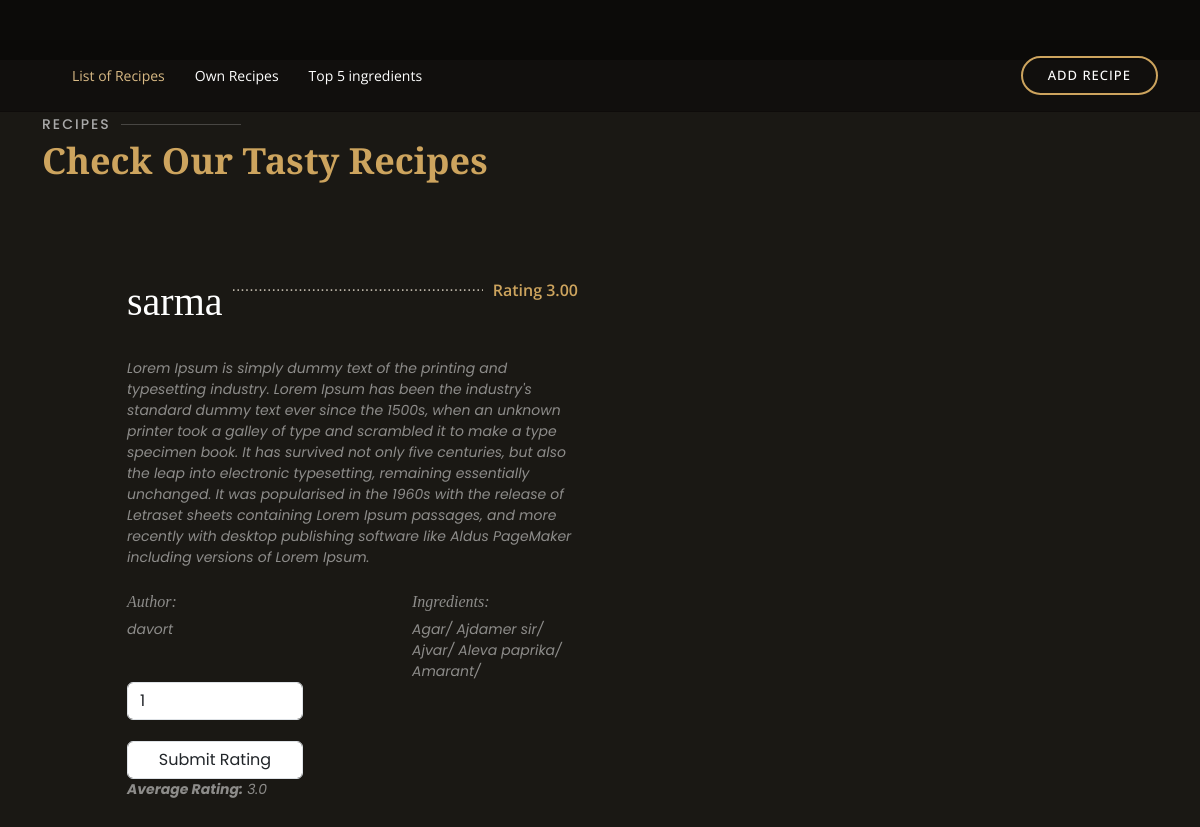
The page /recipes/detail/12/ (signed in) on the database its author committed.
### recipes/models.py (models this page shows, shortened)
class Recipe(models.Model):
    name = models.CharField(max_length=255)
    recipe_text = models.TextField()
    ingredients = models.ManyToManyField(Ingredient)
    author = models.ForeignKey(User, on_delete=models.CASCADE)
    average_rating = models.DecimalField(default=0.0, max_digits=3, decimal_places=2)  # To store average rating
    total_ratings = models.PositiveIntegerField(default=0)

### user/models.py (models this page shows, shortened)
class User(AbstractUser):
    email = models.EmailField(unique=True)
    first_name = models.CharField(max_length=100)
    last_name = models.CharField(max_length=100)
    USERNAME_FIELD = 'email'
    REQUIRED_FIELDS = ['first_name', 'last_name']

### ingredient/models.py (models this page shows, shortened)
class Ingredient(models.Model):
    name = models.CharField(max_length=100)

### recipes/views.py (the view)
# urls.py: path('detail/<int:recipe_id>/', recipe_detail, name='recipe_detail'),
@login_required
def recipe_detail(request, recipe_id):
    recipe = get_object_or_404(Recipe, pk=recipe_id)
    user = request.user
    if request.method == 'POST':
        form = RecipeRatingForm(request.POST)
        if form.is_valid():
            rating_value = int(form.cleaned_data['rating'])
            if 1 <= rating_value <= 5:
                if recipe.author != user:
                    existing_rating = RecipeRating.objects.filter(user=user, recipe=recipe).first()
                    if existing_rating:
                        existing_rating.rating = rating_value
                        existing_rating.save()
                    else:
                        new_rating = RecipeRating.objects.create(user=user, recipe=recipe, rating=rating_value)
                        new_rating.save()
    else:
        form = RecipeRatingForm()
    ratings = RecipeRating.objects.filter(recipe=recipe)
    total_ratings = ratings.count()
    average_rating = sum(rating.rating for rating in ratings) / total_ratings if total_ratings > 0 else 0
    return render(request, 'recipe_detail.html', {'recipe': recipe, 'average_rating': average_rating, 'form': form})

### recipes/form.py
class RecipeRatingForm(forms.Form):
    RATING_CHOICES = [(i, str(i)) for i in range(1, 6)]
    rating = forms.ChoiceField(choices=RATING_CHOICES, label='Rate this recipe (1-5)')

### templates/recipe_detail.html (shortened to what this page needs)
{% load static %}
<!DOCTYPE html>
<html lang="en">
<head>
    <link rel="stylesheet" type="text/css" href="{% static 'assets_list/vendor/bootstrap/css/bootstrap.min.css' %}">
    <link rel="stylesheet" type="text/css" href="{% static 'assets_list/css/style.css' %}">
</head>
<body>
<header id="header" class="fixed-top d-flex align-items-cente">
    <div class="container-fluid container-xl d-flex align-items-center justify-content-lg-between">
        <nav id="navbar" class="navbar order-last order-lg-0">
            <ul>
                <li><a class="nav-link scrollto active" href="{% url 'recipe_list'%}">List of Recipes</a></li>
                <li><a class="nav-link scrollto" href="{% url 'own_recipe_list' %}">Own Recipes</a></li>
                <li><a class="nav-link scrollto " href="{% url 'top_ingredients' %}">Top 5 ingredients</a></li>
            </ul>
        </nav>
        <a href="{% url 'create_recipe' %}" class="book-a-table-btn scrollto d-none d-lg-flex">Add Recipe</a>
    </div>
</header>
<main id="main" style="padding-top:5%;">
    <section id="menu" class="menu section-bg">
        <div class="container" data-aos="fade-up">
            <div class="section-title">
                <h2>Recipes</h2>
                <p>Check Our Tasty Recipes</p>
            </div>
            <div class="row menu-container" data-aos="fade-up" data-aos-delay="200">
                <div class="col-lg-6 menu-item filter-starters">
                    <div class="menu-content">
                        <a href="{% url 'recipe_detail' recipe_id=recipe.id %}"><h1>{{ recipe.name }}</h1></a><span>Rating {{ recipe.average_rating }}</span>
                    </div>
                    <div class="menu-ingredients">
                        {{ recipe.recipe_text }}
                    </div>
                    <div class="row">
                        <div class="col-lg-6">
                            <div class="menu-ingredients">
                                <h6> Author: </h6>
                                <span>  {{ recipe.author.username }}</span>
                            </div>
                        </div>
                        <div class="col-lg-6">
                            <div class="menu-ingredients">
                                <h6>Ingredients: </h6>
                                {% for ingredient in recipe.ingredients.all %}
                                <span> {{ ingredient.name }}/ </span>
                                {% endfor %}
                            </div>
                        </div>
                        <div class="col-lg-6">
                            <div class="menu-ingredients">
                                <form method="post" action="{% url 'recipe_detail' recipe.id %}">
                                    <select name="rating" class="form-control" id="id_rating">
                                        <option value="1">1</option>
                                    </select><br>
                                    <button class="form-control" type="submit">Submit Rating</button>
                                </form>
                                <p><strong>Average Rating:</strong> {{ average_rating }}</p>
                            </div>
                        </div>
                    </div>
                </div>
            </div>
        </div>
    </section>
</main>
</body>
</html>

### static/assets_list/css/style.css (style rules this page uses)
body { font-family: "Open Sans", sans-serif; background: #0c0b09; color: #fff; }
a { color: #cda45e; text-decoration: none; }
h1, h2, h3, h4, h5, h6 { font-family: "Playfair Display", serif; }
#header { background: rgba(12, 11, 9, 0.6); border-bottom: 1px solid rgba(12, 11, 9, 0.6); transition: all 0.5s; z-index: 997; padding: 15px 0; top: 40px; }
.book-a-table-btn { margin: 0 0 0 15px; border: 2px solid #cda45e; color: #fff; border-radius: 50px; padding: 8px 25px; text-transform: uppercase; font-size: 13px; font-weight: 500; letter-spacing: 1px; transition: 0.3s; }
.navbar { padding: 0; }
.navbar ul { margin: 0; padding: 0; display: flex; list-style: none; align-items: center; }
.navbar li { position: relative; }
.navbar a, .navbar a:focus { display: flex; align-items: center; justify-content: space-between; padding: 10px 0 10px 30px; color: #fff; white-space: nowrap; transition: 0.3s; font-size: 14px; }
.navbar a:hover, .navbar .active, .navbar .active:focus, .navbar li:hover>a { color: #d9ba85; }
section { padding: 60px 0; overflow: hidden; }
.section-bg { background-color: #1a1814; }
.section-title { padding-bottom: 40px; }
.section-title h2 { font-size: 14px; font-weight: 500; padding: 0; line-height: 1px; margin: 0 0 5px 0; letter-spacing: 2px; text-transform: uppercase; color: #aaaaaa; font-family: "Poppins", sans-serif; }
.section-title h2::after { content: ""; width: 120px; height: 1px; display: inline-block; background: rgba(255, 255, 255, 0.2); margin: 4px 10px; }
.section-title p { margin: 0; margin: 0; font-size: 36px; font-weight: 700; font-family: "Playfair Display", serif; color: #cda45e; }
.menu .menu-item { margin-top: 50px; }
.menu .menu-content { margin-left: 85px; overflow: hidden; display: flex; justify-content: space-between; position: relative; }
.menu .menu-content::after { content: "......................................................................" "...................................................................." "...................................................................."; position: absolute; left: 20px; right: 0; top: -4px; z-index: 1; color: #bab3a6; font-family: Arial, "Helvetica Neue", Helvetica, sans-serif; }
.menu .menu-content a { padding-right: 10px; background: #1a1814; position: relative; z-index: 3; font-weight: 700; color: white; transition: 0.3s; }
.menu .menu-content span { background: #1a1814; position: relative; z-index: 3; padding: 0 10px; font-weight: 600; color: #cda45e; }
.menu .menu-ingredients { margin-left: 85px; font-style: italic; font-size: 14px; font-family: "Poppins", sans-serif; color: rgba(255, 255, 255, 0.5); }

### rows shown on the page
Recipe: name "sarma", average_rating "3.00", recipe_text "Lorem Ipsum is simply dummy text of the printing and typesetting industry. Lorem Ipsum has been the industry's standard dummy text ever since the 1500s, when an unknown printer took a galley of type and scrambled it to make a type specimen book. It has survived not only five centuries, but also the leap into electronic typesetting, remaining essentially unchanged. It was popularised in the 1960s with the release of Letraset sheets containing Lorem Ipsum passages, and more recently with desktop publishing software like Aldus PageMaker including versions of Lorem Ipsum.", author.username "davort"
Ingredient: name "Agar"
Ingredient: name "Ajdamer sir"
Ingredient: name "Ajvar"
Ingredient: name "Aleva paprika"
Ingredient: name "Amarant"

### other values the page prints
{{ average_rating }} "3.0"
